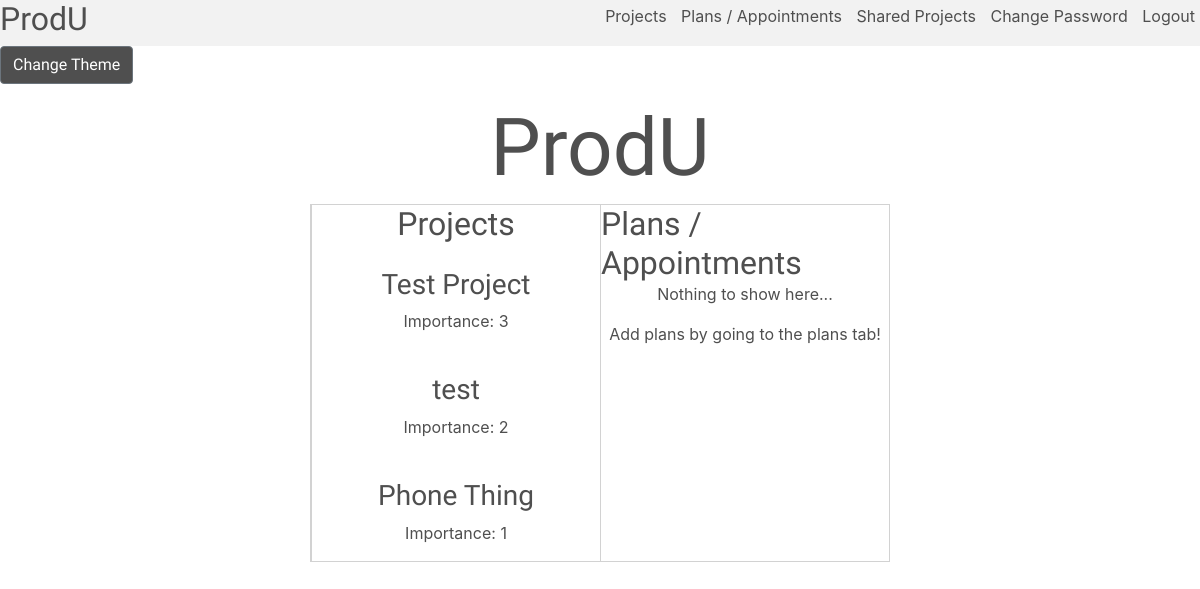
Page / (signed in) on the earlier database version.
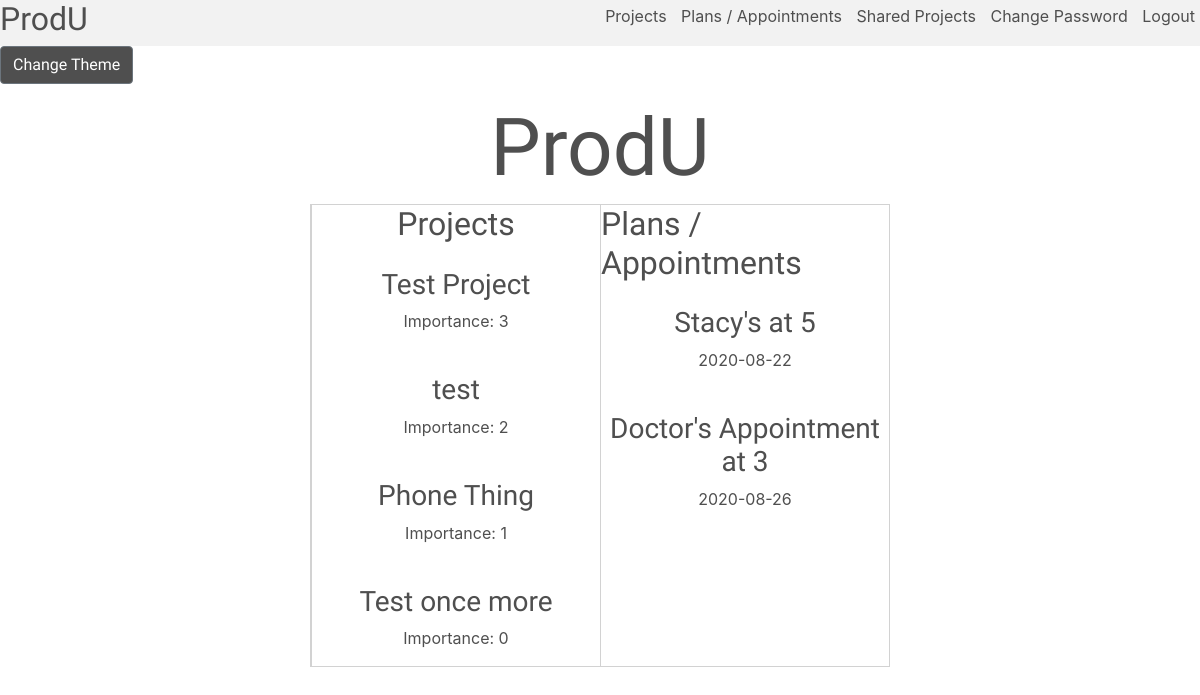
Same page on the later database version.
### tables this page shows
CREATE TABLE projects (
id INTEGER PRIMARY KEY,
user_id INTEGER NOT NULL,
visible_ids TEXT,
name TEXT NOT NULL,
importance INTEGER NOT NULL,
FOREIGN KEY (user_id) REFERENCES users(id)
);

CREATE TABLE plans (
id INTEGER PRIMARY KEY,
user_id INTEGER NOT NULL,
details TEXT NOT NULL,
date DATE NOT NULL,
FOREIGN KEY (user_id) REFERENCES users(id)
);

### app.py (the view)
@app.route("/")
@login_required
def index():
    session["commentopen"] = None
    plans = db.execute("SELECT * FROM plans WHERE user_id = :user_id ORDER BY date ASC LIMIT 5", user_id = session["user_id"])
    projects = db.execute("SELECT * FROM projects WHERE user_id = :user_id ORDER BY importance DESC LIMIT 5", user_id = session["user_id"])
    alert_text = ""
    return render_template("index.html", plans = plans, projects = projects)

### app.py (called while the page is built)
def login_required(f):
    @wraps(f)
    def decorated_function(*args, **kwargs):
        if session.get("user_id") is None:
            return redirect("/login")
        return f(*args, **kwargs)
    return decorated_function

### templates/index.html (shortened to what this page needs)
{% extends "layout.html" %}
{% block body %}
    <h1>ProdU</h1>
    <div id = "indexdisplay">
        <div id = "projects">
            <h2 style = "margin: 0 auto;">Projects</h2>
            {% if not projects %}
                <p>Nothing to show here...</p>
                <p>Add projects by going to the projects tab!</p>
            {% else %}
                {% for project in projects %}
                    <br>
                    <div style = "width: 100%;">
                        <h3> {{ project["name"] }} </h3>
                        <p>Importance: {{ project["importance"] }}</p>
                    </div>
                {% endfor %}
            {% endif %}
        </div>
        <div id = "plans">
            <h2 style = "margin: 0 auto;">Plans / Appointments</h2>
            {% if not plans %}
                <p>Nothing to show here...</p>
                <p>Add plans by going to the plans tab!</p>
            {% else %}
                {% for plan in plans %}
                    <br>
                    <div style = "width: 100%;">
                        <h3> {{ plan["details"] }} </h3>
                        <p>{{ plan["date"] }}</p>
                    </div>
                {% endfor %}
            {% endif %}
        </div>
    </div>
{% endblock %}

Differences in the rows shown:
added projects: name "Test once more", importance "0"
added plans: details "Stacy's at 5", date "2020-08-22"
added plans: details "Doctor's Appointment at 3", date "2020-08-26"
Other differences:
text no longer shown: "Nothing to show here... Add plans by going to the plans tab!"
